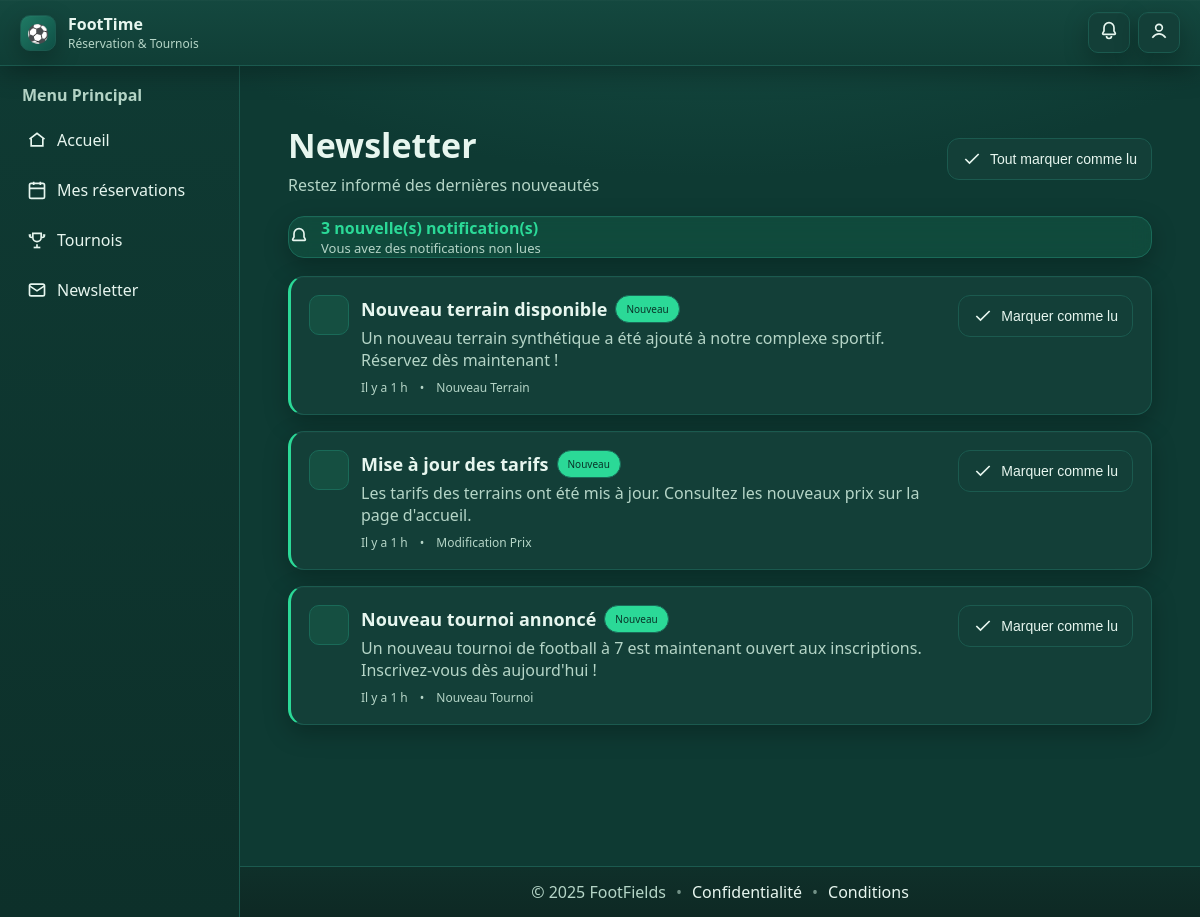
/views/public/Newsletter.php (signed in), run on the app's committed database.
### tables this page shows
CREATE TABLE IF NOT EXISTS `newsletter` (
  `id` int(11) NOT NULL AUTO_INCREMENT,
  `type` varchar(50) NOT NULL DEFAULT 'general' COMMENT 'Type de notification: nouveau_terrain, modification_terrain, nouveau_tournoi, modification_prix, general',
  `titre` varchar(255) NOT NULL,
  `message` text NOT NULL,
  `id_utilisateur` int(11) DEFAULT NULL COMMENT 'NULL = notification globale pour tous, sinon ID utilisateur spécifique',
  `date_creation` datetime NOT NULL DEFAULT CURRENT_TIMESTAMP,
  `lu` tinyint(1) NOT NULL DEFAULT 0 COMMENT '0 = non lu, 1 = lu',
  PRIMARY KEY (`id`),
  KEY `idx_utilisateur_lu` (`id_utilisateur`, `lu`),
  KEY `idx_date_creation` (`date_creation`),
  KEY `idx_type` (`type`)
);

### controllers/NewsletterController.php (called while the page is built, shortened)
<?php
require_once __DIR__ . '/../classes/Newsletter.php';
class NewsletterController {
    private $newsletterModel;
    public function __construct($database = null) {
        $db = $database ? $database : getDB();
        $this->newsletterModel = new Newsletter($db);
    }
    public function getNewsletterData($idUtilisateur) {
        $notifications = $this->newsletterModel->getAllNotifications($idUtilisateur);
        $unreadCount = $this->newsletterModel->countUnreadNotifications($idUtilisateur);
        return [
            'notifications' => $notifications,
            'unreadCount' => $unreadCount
        ];
    }
}
?>

### classes/Newsletter.php (called while the page is built, shortened)
<?php
class Newsletter {
    private $db;
    public function __construct($database = null) {
        $this->db = $database ? $database : getDB();
    }
    public function getAllNotifications($idUtilisateur, $limit = 50) {
        $sql = "SELECT * FROM newsletter
                WHERE id_utilisateur IS NULL OR id_utilisateur = ?
                ORDER BY date_creation DESC
                LIMIT ?";
        $stmt = $this->db->prepare($sql);
        $stmt->execute([$idUtilisateur, $limit]);
        return $stmt->fetchAll(PDO::FETCH_ASSOC);
    }
    public function countUnreadNotifications($idUtilisateur) {
        $sql = "SELECT COUNT(*) as count FROM newsletter
                WHERE (id_utilisateur IS NULL OR id_utilisateur = ?)
                AND lu = 0";
        $stmt = $this->db->prepare($sql);
        $stmt->execute([$idUtilisateur]);
        $result = $stmt->fetch(PDO::FETCH_ASSOC);
        return $result['count'] ?? 0;
    }
}
?>

### views/public/Newsletter.php (the view, shortened to what this page needs)
<?php
require_once __DIR__ . '/../../controllers/NewsletterController.php';
$controller = new NewsletterController();
$data = $controller->getNewsletterData($_SESSION['user_id']);
$notifications = $data['notifications'] ?? [];
$unreadCount = $data['unreadCount'] ?? 0;
function formatDate($dateString) {
    $date = new DateTime($dateString);
    $now = new DateTime();
    $diff = $now->diff($date);
    if ($diff->days == 0) {
        return 'Il y a ' . $diff->h . ' h';
    } elseif ($diff->days == 1) {
        return 'Hier';
    } elseif ($diff->days < 7) {
        return 'Il y a ' . $diff->days . ' jours';
    } else {
        $months = ['Jan', 'Fév', 'Mar', 'Avr', 'Mai', 'Jun', 'Jul', 'Aoû', 'Sep', 'Oct', 'Nov', 'Déc'];
        return $date->format('d') . ' ' . $months[$date->format('n') - 1] . ' ' . $date->format('Y');
    }
}
function getNotificationIcon($type) {
    $icons = [
        'nouveau_terrain' => '<path d="M12 2L2 7l10 5 10-5-10-5z"/><path d="M2 17l10 5 10-5M2 12l10 5 10-5"/>',
        'modification_terrain' => '<path d="M11 4H4a2 2 0 0 0-2 2v14a2 2 0 0 0 2 2h14a2 2 0 0 0 2-2v-7"/><path d="M18.5 2.5a2.121 2.121 0 0 1 3 3L12 15l-4 1 1-4 9.5-9.5z"/>',
        'nouveau_tournoi' => '<path d="M8 21h8"/><path d="M12 17v4"/><path d="M7 4h10v5a5 5 0 0 1-10 0V4z"/><path d="M5 6H3a3 3 0 0 0 3 3"/><path d="M19 6h2a3 3 0 0 1-3 3"/>',
        'modification_prix' => '<circle cx="12" cy="12" r="10"/><path d="M12 6v6l4 2"/>',
        'general' => '<rect x="3" y="5" width="18" height="14" rx="2"/><path d="M3 7l9 6 9-6"/>'
    ];
    return $icons[$type] ?? $icons['general'];
}
?>
<!doctype html>
<html lang="fr">
<head>
    <link rel="stylesheet" href="../../assets/css/Style.css">
</head>
<body>
    <?php require '../../includes/Navbar.php'; ?>
    <div class="ft-shell">
        <main class="ft-content" aria-label="Contenu principal">
            <section class="ft-page">
                <header class="ft-page-header">
                    <div style="display: flex; justify-content: space-between; align-items: center;">
                        <div>
                            <h1 class="ft-h1">Newsletter</h1>
                            <p class="ft-sub">Restez informé des dernières nouveautés</p>
                        </div>
                        <?php if ($unreadCount > 0): ?>
                            <button class="ft-btn" onclick="markAllAsRead()" style="margin-top: 0;">
                                <svg class="ft-ic" viewBox="0 0 24 24">
                                    <path d="M20 6L9 17l-5-5"/>
                                </svg>
                                Tout marquer comme lu
                            </button>
                        <?php endif; ?>
                    </div>
                </header>
                <?php if ($unreadCount > 0): ?>
                    <div class="ft-card" style="background: rgba(43, 217, 151, 0.1); border-color: #1a6a58; margin-bottom: 18px;">
                        <div style="display: flex; align-items: center; gap: 12px;">
                            <svg class="ft-ic" viewBox="0 0 24 24" style="color: var(--ft-accent);">
                                <path d="M6 8a6 6 0 0 1 12 0v4l1.5 2.5c.3.5 0 1.5-.8 1.5H5.3c-.8 0-1.1-1-.8-1.5L6 12V8"/>
                            </svg>
                            <div>
                                <strong style="color: var(--ft-accent);"><?php echo $unreadCount; ?> nouvelle(s) notification(s)</strong>
                                <p class="ft-muted" style="margin: 0; font-size: 13px;">Vous avez des notifications non lues</p>
                            </div>
                        </div>
                    </div>
                <?php endif; ?>
                <div class="ft-list" id="notificationsList">
                    <?php if (empty($notifications)): ?>
                        <div class="ft-card">
                            <p class="ft-muted" style="text-align: center; padding: 2rem;">
                                Aucune notification pour le moment.
                            </p>
                        </div>
                    <?php else: ?>
                        <?php foreach ($notifications as $notification): ?>
                            <?php
                            $isUnread = !$notification['lu'];
                            $type = $notification['type'] ?? 'general';
                            ?>
                            <article class="ft-card ft-booking" data-id="<?php echo $notification['id']; ?>"
                                     style="<?php echo $isUnread ? 'border-left: 3px solid var(--ft-accent);' : ''; ?>">
                                <div class="ft-booking-main">
                                    <div style="display: flex; align-items: start; gap: 12px;">
                                        <div style="width: 40px; height: 40px; display: grid; place-items: center;
                                                    background: rgba(43, 217, 151, 0.1); border: 1px solid #1a6a58;
                                                    border-radius: 10px; flex-shrink: 0;">
                                            <svg class="ft-ic" viewBox="0 0 24 24" style="width: 20px; height: 20px;">
                                                <?php echo getNotificationIcon($type); ?>
                                            </svg>
                                        </div>
                                        <div style="flex: 1;">
                                            <div style="display: flex; align-items: center; gap: 8px; margin-bottom: 4px;">
                                                <h3 class="ft-title" style="margin: 0;"><?php echo htmlspecialchars($notification['titre']); ?></h3>
                                                <?php if ($isUnread): ?>
                                                    <span class="ft-badge" style="background: var(--ft-accent); color: #083328; font-size: 10px;">Nouveau</span>
                                                <?php endif; ?>
                                            </div>
                                            <p style="margin: 0 0 8px 0; color: var(--ft-text-dim);">
                                                <?php echo htmlspecialchars($notification['message']); ?>
                                            </p>
                                            <div style="display: flex; align-items: center; gap: 12px; font-size: 12px; color: var(--ft-text-dim);">
                                                <span><?php echo formatDate($notification['date_creation']); ?></span>
                                                <span>•</span>
                                                <span style="text-transform: capitalize;"><?php echo str_replace('_', ' ', $type); ?></span>
                                            </div>
                                        </div>
                                    </div>
                                </div>
                                <?php if ($isUnread): ?>
                                    <div class="ft-booking-aside">
                                        <button class="ft-btn" onclick="markAsRead(<?php echo $notification['id']; ?>)">
                                            <svg class="ft-ic" viewBox="0 0 24 24">
                                                <path d="M20 6L9 17l-5-5"/>
                                            </svg>
                                            Marquer comme lu
                                        </button>
                                    </div>
                                <?php endif; ?>
                            </article>
                        <?php endforeach; ?>
                    <?php endif; ?>
                </div>
            </section>
        </main>
    </div>
<?php require '../../includes/Footer.php'; ?>
</body>
</html>

### assets/css/Style.css (style rules this page uses)
:root { --ft-bg:#0e3a33; --ft-bg-soft:#11493f; --ft-panel:#133f38; --ft-accent:#2bd997; --ft-text:#e7f6ef; --ft-text-dim:#b5d5c7; --ft-border:#1b5a4f; --ft-shadow: 0 8px 24px rgba(0,0,0,.25), inset 0 1px 0 rgba(255,255,255,.02); --ft-glass: rgba(19, 63, 56, 0.7); }
* { box-sizing:border-box }
html,body { height:100% }
body { margin:0; font-family: ui-sans-serif, system-ui, -apple-system, Segoe UI, Roboto, "Helvetica Neue", Arial, "Noto Sans", "Apple Color Emoji", "Segoe UI Emoji"; color:var(--ft-text); background: radial-gradient(1200px 600px at 60% -20%, #1b5a4f 0%, var(--ft-bg) 60%) fixed; overflow-x: hidden; min-height: 100vh; }
.ft-ic { width:20px;height:20px;stroke:var(--ft-text);fill:none;stroke-width:2;vector-effect:non-scaling-stroke }
.ft-shell { display:block;min-height:100vh }
.ft-content { margin-left:240px; padding:24px; min-height:calc(100vh - 60px); width:auto; }
.ft-btn { display: inline-flex; align-items: center; gap: 8px; padding: 10px 16px; border-radius: 12px; border: 1px solid var(--ft-border); background: var(--ft-panel); color: var(--ft-text); cursor: pointer; font-size: 14px; text-decoration: none; transition: all 0.2s ease; backdrop-filter: blur(10px); }
.ft-card { background: var(--ft-glass); border: 1px solid var(--ft-border); border-radius: 16px; box-shadow: var(--ft-shadow); backdrop-filter: blur(10px); }
.ft-list { display: grid; gap: 16px; }
.ft-booking { display: grid; grid-template-columns: 1fr auto; gap: 18px; padding: 18px; }
.ft-title { margin: 0 0 10px; font-size: 18px; font-weight: 700; }
.ft-badge { display: inline-block; padding: 6px 10px; border-radius: 999px; background: rgba(43,217,151,.15); color: var(--ft-text); border: 1px solid #1a6a58; font-size: 12px; }
.ft-muted { color: var(--ft-text-dim); }
.ft-page { display:block;padding:24px;width:100% }
.ft-page-header { margin:8px 0 20px }
.ft-h1 { margin:0 0 6px;font-size:34px }
.ft-sub { color:var(--ft-text-dim);margin:0 }
.ft-muted { color:var(--ft-text-dim) }
.ft-card { background:var(--ft-panel);border:1px solid var(--ft-border);border-radius:16px;box-shadow:var(--ft-shadow) }
.ft-list { display:grid;gap:16px }
.ft-booking { display:grid;grid-template-columns:1fr auto;gap:18px;padding:18px }
.ft-title { margin:0 0 10px }
.ft-badge { display:inline-block;padding:6px 10px;border-radius:999px;background:rgba(43,217,151,.15);color:var(--ft-text);border:1px solid #1a6a58;font-size:12px }
.ft-btn { display:inline-flex;align-items:center;gap:8px;padding:10px 14px;border-radius:12px;border:1px solid var(--ft-border);background:var(--ft-panel);color:var(--ft-text);cursor:pointer }
:root { --ft-bg:#0e3a33; --ft-bg-soft:#11493f; --ft-panel:#133f38; --ft-accent:#2bd997; --ft-text:#e7f6ef; --ft-text-dim:#b5d5c7; --ft-border:#1b5a4f; --ft-shadow: 0 8px 24px rgba(0,0,0,.25), inset 0 1px 0 rgba(255,255,255,.02); --ft-glass: rgba(19, 63, 56, 0.7); --ft-card-bg: rgba(13, 40, 35, 0.8); --ft-card-border: rgba(255, 255, 255, 0.08); --ft-muted: rgba(255, 255, 255, 0.65); }

### data on the page
newsletter: titre "Nouveau terrain disponible", lu "Nouveau", message "Un nouveau terrain synthétique a été ajouté à notre complexe sportif. Réservez dès maintenant !", formatDate($notification['date_creation']) "Il y a 1 h", type "Nouveau Terrain"
newsletter: titre "Mise à jour des tarifs", lu "Nouveau", message "Les tarifs des terrains ont été mis à jour. Consultez les nouveaux prix sur la page d'accueil.", date_creation "Il y a 1 h", type "Modification Prix"
newsletter: titre "Nouveau tournoi annoncé", lu "Nouveau", message "Un nouveau tournoi de football à 7 est maintenant ouvert aux inscriptions. Inscrivez-vous dès aujourd'hui !", date_creation "Il y a 1 h", type "Nouveau Tournoi"

### other printed values
$unreadCount "3"
